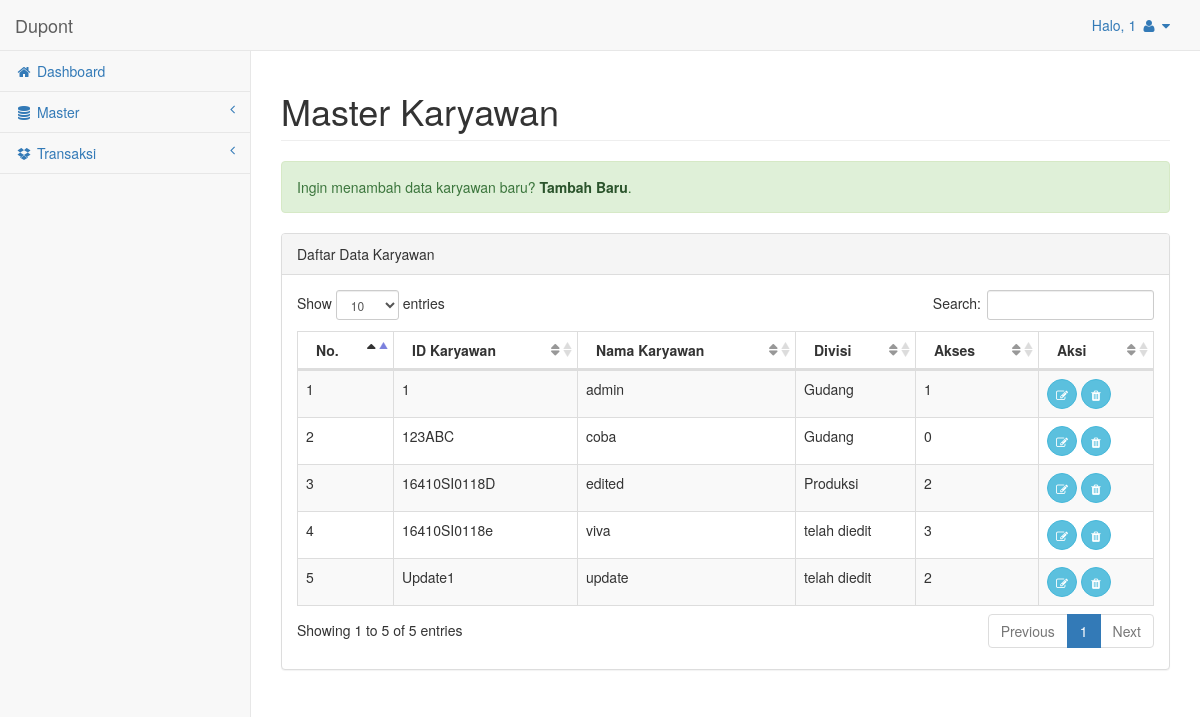
The page /pages/masKaryawan.php (signed in) on the database its author committed.
### tables this page shows
CREATE TABLE IF NOT EXISTS `user` (
  `kd_user` varchar(15) NOT NULL,
  `kd_divisi` int(11) NOT NULL,
  `nm_user` varchar(50) NOT NULL,
  `pass_user` varchar(20) NOT NULL,
  `akses` int(11) NOT NULL COMMENT '1=Admin Gudang, 2=Admin Produksi, 3=Pimpinan Gudang'
);

CREATE TABLE IF NOT EXISTS `divisi` (
`kd_divisi` int(11) NOT NULL,
  `nm_divisi` varchar(50) NOT NULL
);

### pages/masKaryawan.php (the view, shortened to what this page needs)
<?php
include "header.php";
?>
<div id="page-wrapper">
    <div class="row">
        <div class="col-lg-12">
            <h1 class="page-header">Master Karyawan</h1>
        </div>
    </div>
    <div class="row">
        <div class="col-lg-12">
			<div class="alert alert-success">
                Ingin menambah data karyawan baru?
                <a href="frmKaryawan.php?kondisi=rekam" class="alert-link">Tambah Baru</a>.
            </div>
            <div class="panel panel-default">
                <div class="panel-heading">
                    Daftar Data Karyawan
                </div>
                <div class="panel-body">
                    <div class="dataTable_wrapper">
                        <table class="table table-striped table-bordered table-hover" id="dataTables-example">
                            <thead>
                                <tr>
                                    <th>No.</th>
                                    <th>ID Karyawan</th>
                                    <th>Nama Karyawan</th>
                                    <th>Divisi</th>
                                    <th>Akses</th>
                                    <th>Aksi</th>
                                </tr>
                            </thead>
                            <tbody>
                            <?php
                                $i= 0;
                                $lihatdata= "SELECT user.*, divisi.nm_divisi
                                                FROM user INNER JOIN divisi
                                                  ON user.kd_divisi=divisi.kd_divisi";
                                $sql= mysqli_query($con,$lihatdata);
                                while ($row= mysqli_fetch_array($sql)) {
                                $i++;
                                $id = $row['kd_user'];
                                echo "
                                <tr class='odd gradeX'>
                                    <td>".$i."</td>
                                    <td>".$row['kd_user']."</td>
                                    <td>".$row['nm_user']."</td>
                                    <td>".$row['nm_divisi']."</td>
                                    <td>".$row['akses']."</td>
                                    <td class='center'>
                                        <a class='btn btn-info btn-circle' href='frmKaryawan.php?kondisi=ubah&id=".$row['kd_user']."'>
                                            <i class='fa fa-edit'></i>
                                        </a>
                                        <a class='btn btn-info btn-circle' href='delete.php?modul=karyawan&id=$id'>
                                            <i class='fa fa-trash'></i>
                                        </a>
                                    </td>
                                </tr>";
                                }
                            ?>
                            </tbody>
                        </table>
                    </div>
                </div>
            </div>
        </div>
    </div>
</div>
<?php include "footer.php"; ?>

### pages/header.php (shortened to what this page needs)
<?php
    $auth_akses = $_SESSION['auth_akses'];
?>
<!DOCTYPE html>
<html lang="en">
    <head>
        <link href="../bower_components/bootstrap/dist/css/bootstrap.min.css" rel="stylesheet">
        <link href="../bower_components/metisMenu/dist/metisMenu.min.css" rel="stylesheet">
        <link href="../dist/css/sb-admin-2.css" rel="stylesheet">
        <link href="../bower_components/font-awesome/css/font-awesome.min.css" rel="stylesheet" type="text/css">
        <link href="../bower_components/datatables-plugins/integration/bootstrap/3/dataTables.bootstrap.css" rel="stylesheet">
        <link href="../bower_components/datatables-responsive/css/dataTables.responsive.css" rel="stylesheet">
    </head>
    <body>
        <div id="wrapper">
            <nav class="navbar navbar-default navbar-static-top" role="navigation" style="margin-bottom: 0">
                <div class="navbar-header">
                    <a class="navbar-brand" href="index.php">Dupont</a>
                </div>
                <ul class="nav navbar-top-links navbar-right">
                    <li class="dropdown">
                        <a class="dropdown-toggle" data-toggle="dropdown" href="#">
                            Halo,
                            <?=$_SESSION['auth_akses']?>
                            <i class="fa fa-user fa-fw"></i>  <i class="fa fa-caret-down"></i>
                        </a>
                    </li>
                </ul>
                <div class="navbar-default sidebar" role="navigation">
                    <div class="sidebar-nav navbar-collapse">
                        <ul class="nav" id="side-menu">
                            <li>
                                <a href="index.php">
                                    <i class="fa fa-home fa-fw"></i> Dashboard
                                </a>
                            </li>
                            <?php if($auth_akses == '1') { ?>
                            <li>
                                <a href="#">
                                    <i class="fa fa-database fa-fw"></i> Master
                                    <span class="fa arrow"></span>
                                </a>
                            </li>
                            <li>
                                <a href="#">
                                    <i class="fa fa-dropbox fa-fw"></i> Transaksi
                                    <span class="fa arrow"></span>
                                </a>
                            </li>
                            <?php } ?>
                        </ul>
                    </div>
                </div>
            </nav>

### pages/footer.php (shortened to what this page needs)
		</div>
    </body>
</html>

### rows shown on the page
user: kd_user "1", nm_user "admin", kd_divisi.nm_divisi "Gudang", akses "1"
user: kd_user "123ABC", nm_user "coba", kd_divisi.nm_divisi "Gudang", akses "0"
user: kd_user "16410SI0118D", nm_user "edited", kd_divisi.nm_divisi "Produksi", akses "2"
user: kd_user "16410SI0118e", nm_user "viva", kd_divisi.nm_divisi "telah diedit", akses "3"
user: kd_user "Update1", nm_user "update", kd_divisi.nm_divisi "telah diedit", akses "2"

### other values the page prints
$_SESSION['auth_akses'] "1"
